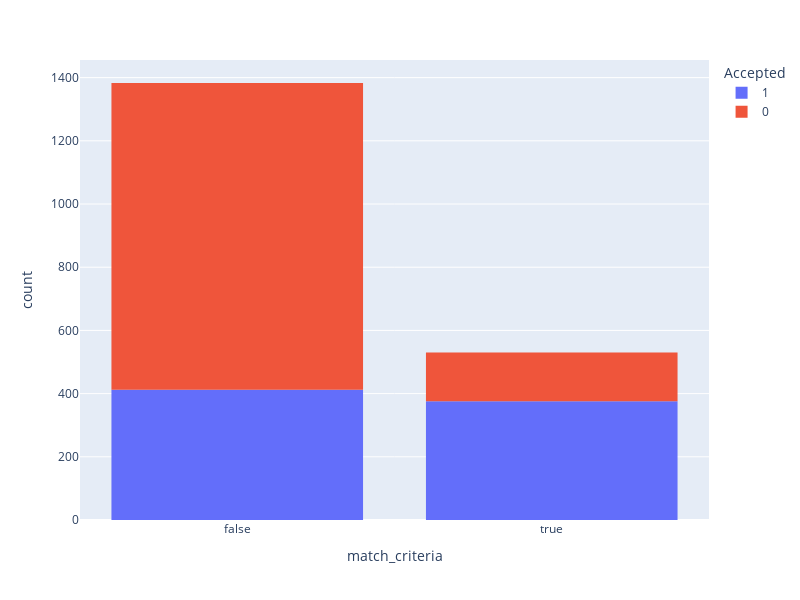

The notebook cell saved with this chart:
### Markdown cell above
5. Use the same process to compare the acceptance rate between drivers who go to bars more than once a month and had passengers that were not a kid and had occupations other than farming, fishing, or forestry.

### Code cell
bar_values_allowed = ['1~3', '4~8', 'gt8']
passanger_values_not_allowed = ['Kid(s)']
occupation_values_not_allowed = ['Farming Fishing & Forestry']
bar_data['match_criteria'] = bar_data.eval('Bar in @bar_values_allowed and passanger not in @passanger_values_not_allowed and occupation not in @occupation_values_not_allowed')
bar_coupon_accepted_by_match_criteria = bar_data.groupby('match_criteria')['Accepted'].mean()
print(f'Acceptance rate for people who go to bars more than once a month and \n\thad passengers that were not a kid and had \n\toccupations other than farming, fishing, or forestry\n: {bar_coupon_accepted_by_match_criteria[True] * 100:.2f}%')
print(f'Acceptance rate for people who do not match the above criteria: {bar_coupon_accepted_by_match_criteria[False] * 100:.2f}%')

fig = px.histogram(data_frame=bar_data, x='match_criteria', color='Accepted')
fig.update_layout(width=800, height=600)  # Set the desired width and height in 
fig.show()

### Figure 1 — Plotly figure (JSON) as saved in the notebook; plotly's stock layout.template omitted (floating-point values rounded to 4 significant figures; data arrays with more than 128 entries replaced by an {"elided": "..."} marker saying what was removed)
{"data": [{"alignmentgroup": "True", "bingroup": "x", "hovertemplate": "Accepted=1<br>match_criteria=%{x}<br>count=%{y}<extra></extra>", "legendgroup": "1", "marker": {"color": "#636efa", "pattern": {"shape": ""}}, "name": "1", "offsetgroup": "1", "orientation": "v", "showlegend": true, "type": "histogram", "x": {"elided": "788 bool values"}, "xaxis": "x", "yaxis": "y"}, {"alignmentgroup": "True", "bingroup": "x", "hovertemplate": "Accepted=0<br>match_criteria=%{x}<br>count=%{y}<extra></extra>", "legendgroup": "0", "marker": {"color": "#EF553B", "pattern": {"shape": ""}}, "name": "0", "offsetgroup": "0", "orientation": "v", "showlegend": true, "type": "histogram", "x": {"elided": "1125 bool values"}, "xaxis": "x", "yaxis": "y"}], "layout": {"barmode": "relative", "height": 600, "legend": {"title": {"text": "Accepted"}, "tracegroupgap": 0}, "margin": {"t": 60}, "width": 800, "xaxis": {"anchor": "y", "domain": [0, 1], "title": {"text": "match_criteria"}}, "yaxis": {"anchor": "x", "domain": [0, 1], "title": {"text": "count"}}}}
